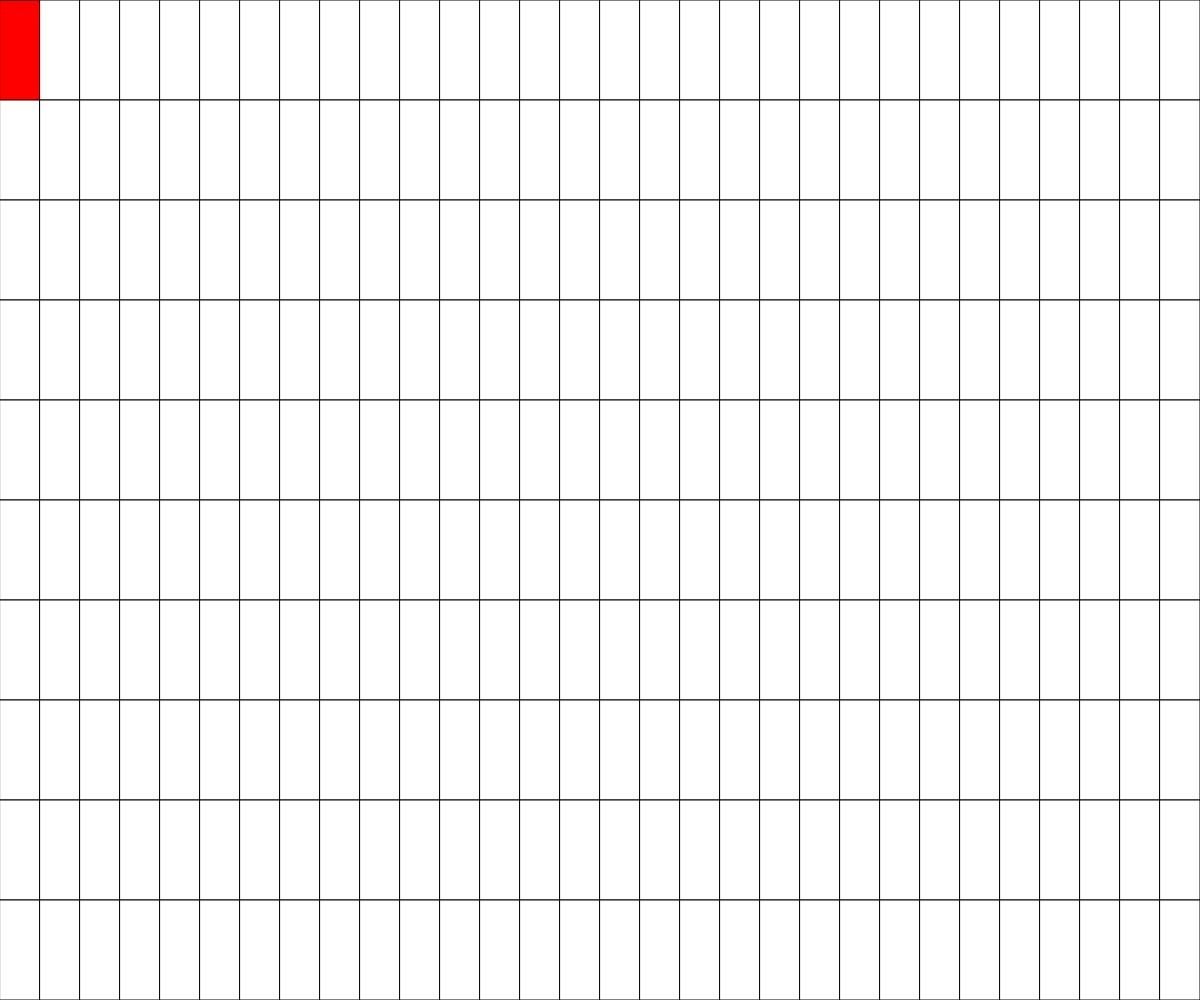
Frame 1 (no input)
Frame 60 (no input): identical to frame 1, image omitted
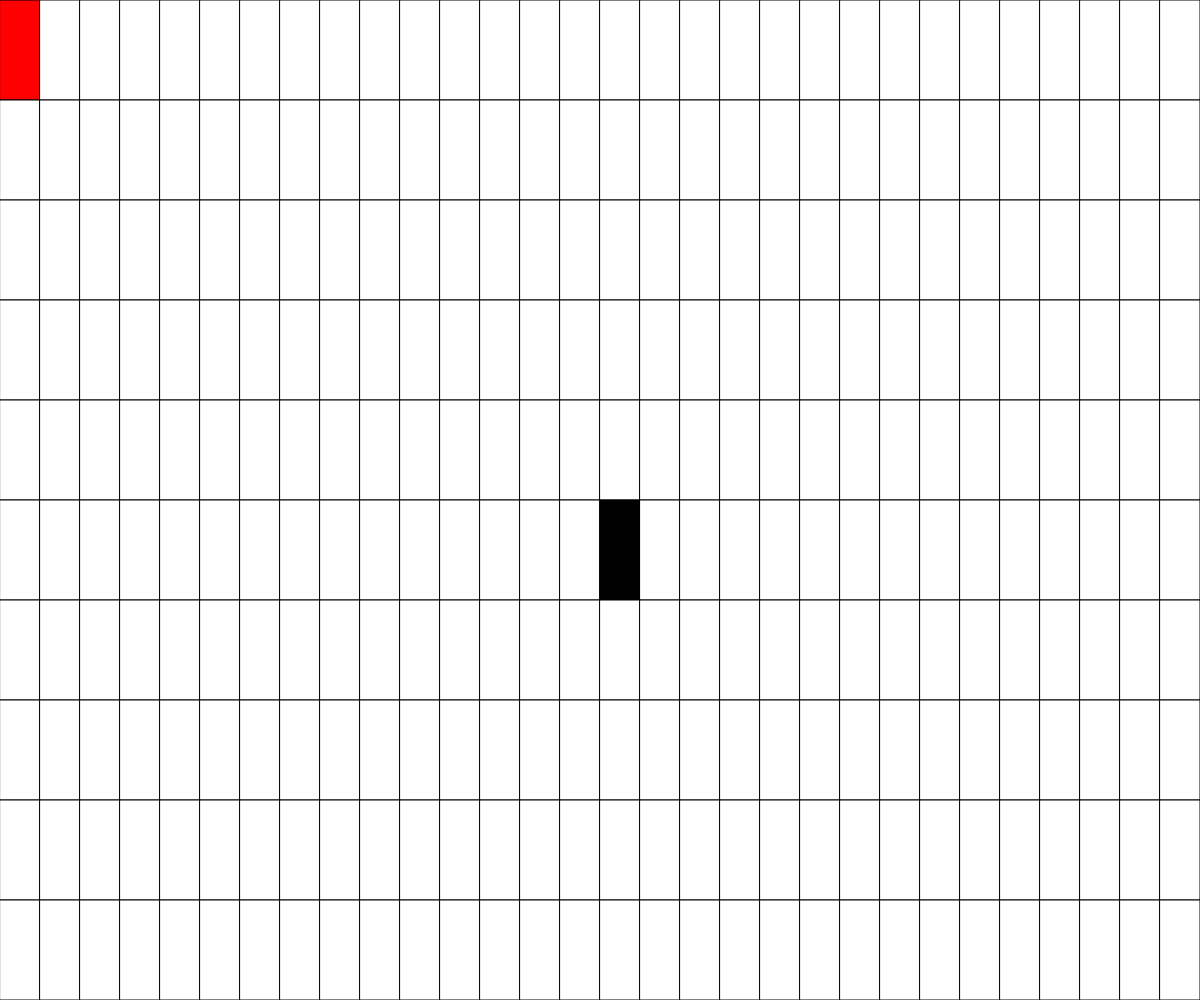
Frame 120 (the mouse pressed at the canvas centre since frame 60)

The p5.js sketch that drew these frames (run headless with seeded random() and noise() and a simulated clock; from frame 60 on, the mouse is pressed at the canvas centre):

// p5.js sketch
// ── sketch.js
// Randomized 2d Grid
// Schellenberg
// Oct 26, 2022

const ROWS = 10;
const COLS = 30;
let grid;
let cellWidth;
let cellHeight;
let playerX = 0;
let playerY = 0;

function setup() {
  createCanvas(windowWidth, windowHeight);
  cellWidth = width/COLS;
  cellHeight = height/ROWS;
  grid = create2dArray(COLS, ROWS);
  //place player in grid
  grid[playerY][playerX] = 9;
}

function draw() {
  background(220);
  displayGrid(grid);
}

function keyPressed() {
  if (keyCode === RIGHT_ARROW) {
    if (grid[playerY][playerX+1] === 0) {
      //reset old location to white
      grid[playerY][playerX] = 0;
      
      //move
      playerX++;

      //set new player location
      grid[playerY][playerX] = 9;
    }
  }

  if (keyCode === LEFT_ARROW) {
    if (grid[playerY][playerX-1] === 0) {
      //reset old location to white
      grid[playerY][playerX] = 0;
      
      //move
      playerX--;

      //set new player location
      grid[playerY][playerX] = 9;
    }
  }

  if (keyCode === UP_ARROW) {
    if (grid[playerY-1][playerX] === 0) {
      //reset old location to white
      grid[playerY][playerX] = 0;
      
      //move
      playerY--;

      //set new player location
      grid[playerY][playerX] = 9;
    }
  }

  if (keyCode === DOWN_ARROW) {
    if (grid[playerY+1][playerX] === 0) {
      //reset old location to white
      grid[playerY][playerX] = 0;
      
      //move
      playerY++;

      //set new player location
      grid[playerY][playerX] = 9;
    }
  }
}

function mousePressed() {
  let xPos = Math.floor(mouseX/cellWidth);
  let yPos = Math.floor(mouseY/cellHeight);

  if (grid[yPos][xPos] === 0) {
    grid[yPos][xPos] = 1;
  }
  else if (grid[yPos][xPos] === 1) {
    grid[yPos][xPos] = 0;
  }
}

function displayGrid(grid) {
  for (let y=0; y<ROWS; y++) {
    for (let x=0; x<COLS; x++) {
      if (grid[y][x] === 0) {
        fill("white");
      }
      else if (grid[y][x] === 1) {
        fill("black");
      }
      else if (grid[y][x] === 9) {
        fill("red");
      }
      rect(x*cellWidth, y*cellHeight, cellWidth, cellHeight);
    }
  }
}

function create2dArray(COLS, ROWS) {
  let emptyArray = [];
  for (let y=0; y<ROWS; y++) {
    emptyArray.push([]);
    for (let x=0; x<COLS; x++) {
      emptyArray[y].push(0);
    }
  }
  return emptyArray;
}

function createRandom2dArray(COLS, ROWS) {
  let emptyArray = [];
  for (let y=0; y<ROWS; y++) {
    emptyArray.push([]);
    for (let x=0; x<COLS; x++) {
      if (random(100) < 50) {
        emptyArray[y].push(0);
      }
      else {
        emptyArray[y].push(1);
      }
    }
  }
  return emptyArray;
}
